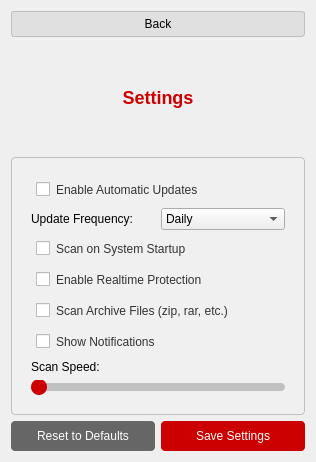
<?xml version="1.0" encoding="UTF-8"?>
<ui version="4.0">
 <class>SettingsPage</class>
 <widget class="QWidget" name="SettingsPage">
  <property name="geometry">
   <rect>
    <x>0</x>
    <y>0</y>
    <width>316</width>
    <height>462</height>
   </rect>
  </property>
  <layout class="QVBoxLayout" name="verticalLayout">
   <item>
    <widget class="QPushButton" name="backButton">
     <property name="styleSheet">
      <string>
       QPushButton {
           background-color: #e0e0e0;
           border: 1px solid #c0c0c0;
           border-radius: 3px;
           padding: 5px 15px;
       }
       QPushButton:hover {
           background-color: #d0d0d0;
       }
      </string>
     </property>
     <property name="text">
      <string>Back</string>
     </property>
    </widget>
   </item>
   <item>
    <widget class="QLabel" name="titleLabel">
     <property name="styleSheet">
      <string>
       QLabel {
           font-size: 18px;
           color: #cc0000;
           padding: 10px;
           font-weight: bold;
       }
      </string>
     </property>
     <property name="text">
      <string>Settings</string>
     </property>
     <property name="alignment">
      <set>Qt::AlignCenter</set>
     </property>
    </widget>
   </item>
   <item>
    <widget class="QGroupBox" name="settingsGroup">
     <property name="styleSheet">
      <string>
       QGroupBox {
           background-color: #f0f0f0;
           border: 1px solid #c0c0c0;
           border-radius: 4px;
           padding: 10px;
       }
       QCheckBox {
           color: #333333;
           padding: 5px;
       }
       QSlider::groove:horizontal {
           background: #c0c0c0;
           height: 8px;
           border-radius: 4px;
       }
       QSlider::handle:horizontal {
           background: #cc0000;
           width: 16px;
           margin: -4px 0;
           border-radius: 8px;
       }
      </string>
     </property>
     <layout class="QVBoxLayout" name="settingsLayout">
      <item>
       <widget class="QCheckBox" name="autoUpdateCheck">
        <property name="text">
         <string>Enable Automatic Updates</string>
        </property>
       </widget>
      </item>
      <item>
       <layout class="QHBoxLayout">
        <item>
         <widget class="QLabel" name="updateFreqLabel">
          <property name="text">
           <string>Update Frequency:</string>
          </property>
         </widget>
        </item>
        <item>
         <widget class="QComboBox" name="updateFreqCombo">
          <item>
           <property name="text">
            <string>Daily</string>
           </property>
          </item>
          <item>
           <property name="text">
            <string>Weekly</string>
           </property>
          </item>
          <item>
           <property name="text">
            <string>Monthly</string>
           </property>
          </item>
         </widget>
        </item>
       </layout>
      </item>
      <item>
       <widget class="QCheckBox" name="startupScanCheck">
        <property name="text">
         <string>Scan on System Startup</string>
        </property>
       </widget>
      </item>
      <item>
       <widget class="QCheckBox" name="realtimeProtectionCheck">
        <property name="text">
         <string>Enable Realtime Protection</string>
        </property>
       </widget>
      </item>
      <item>
       <widget class="QCheckBox" name="scanArchivesCheck">
        <property name="text">
         <string>Scan Archive Files (zip, rar, etc.)</string>
        </property>
       </widget>
      </item>
      <item>
       <widget class="QCheckBox" name="notificationsCheck">
        <property name="text">
         <string>Show Notifications</string>
        </property>
       </widget>
      </item>
      <item>
       <widget class="QLabel" name="scanSpeedLabel">
        <property name="text">
         <string>Scan Speed:</string>
        </property>
       </widget>
      </item>
      <item>
       <widget class="QSlider" name="scanSpeedSlider">
        <property name="minimum">
         <number>0</number>
        </property>
        <property name="maximum">
         <number>100</number>
        </property>
        <property name="orientation">
         <enum>Qt::Horizontal</enum>
        </property>
       </widget>
      </item>
     </layout>
    </widget>
   </item>
   <item>
    <layout class="QHBoxLayout" name="buttonLayout">
     <item>
      <widget class="QPushButton" name="resetDefaultsButton">
       <property name="styleSheet">
        <string>
         QPushButton {
             background-color: #666666;
             color: white;
             border: none;
             padding: 8px 16px;
             border-radius: 4px;
         }
         QPushButton:hover {
             background-color: #555555;
         }
        </string>
       </property>
       <property name="text">
        <string>Reset to Defaults</string>
       </property>
      </widget>
     </item>
     <item>
      <widget class="QPushButton" name="saveButton">
       <property name="styleSheet">
        <string>
         QPushButton {
             background-color: #cc0000;
             color: white;
             border: none;
             padding: 8px 16px;
             border-radius: 4px;
         }
         QPushButton:hover {
             background-color: #b30000;
         }
        </string>
       </property>
       <property name="text">
        <string>Save Settings</string>
       </property>
      </widget>
     </item>
    </layout>
   </item>
  </layout>
 </widget>
 <resources/>
 <connections/>
</ui>
